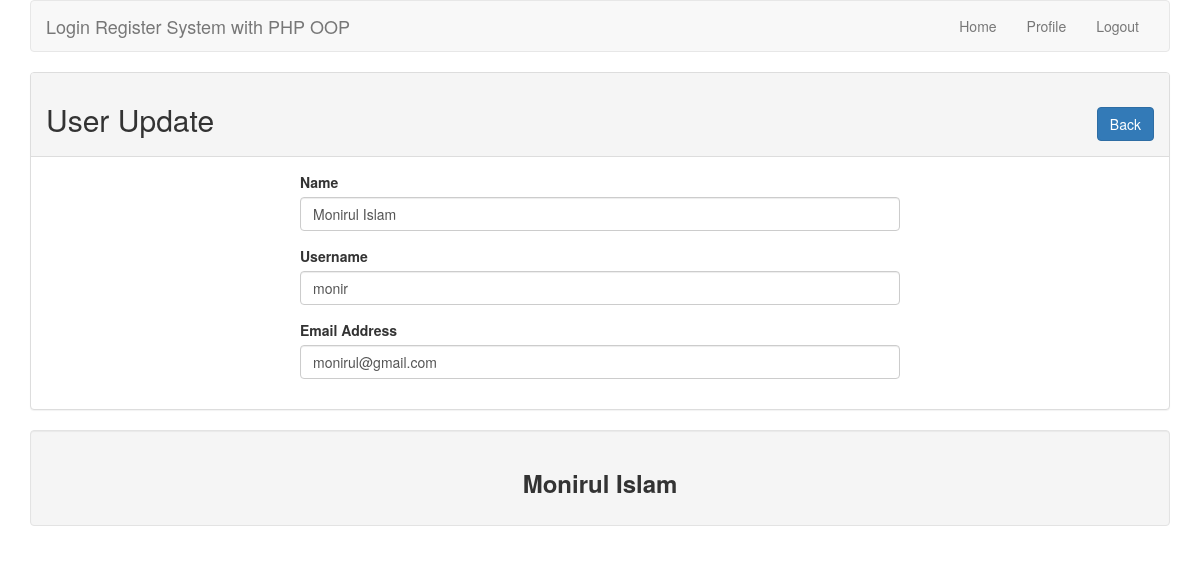
The app's page /profile.php?p=7 (signed in) with its own data.
### tables this page shows
CREATE TABLE `tbl_user` (
  `id` int(11) NOT NULL,
  `name` varchar(255) NOT NULL,
  `username` varchar(255) NOT NULL,
  `email` varchar(255) NOT NULL,
  `password` varchar(255) NOT NULL
);

### lib/User.php (called while the page is built, shortened)
<?php
	include 'Database.php';
	class User {
		private $db;
		public function __construct() {
			$this->db = new Database();
		}
		public function getProfileData( $profileID ) {
			$sql = "SELECT * FROM tbl_user WHERE id= :profileID";
			$query = $this->db->pdo->prepare($sql);
			$query->bindValue( ':profileID', $profileID );
			$query->execute();
			$result = $query->fetch(PDO::FETCH_OBJ);
			return $result;
		}
	}

### lib/Database.php (called while the page is built)
<?php
	class Database {
		private $hostdb = "localhost";
		private $userdb = "root";
		private $passdb = "";
		private $namedb = "oop_lr";
		public $pdo;
		public function __construct() {
			if ( !isset($this->pdo)) {
				try {
					$link = new PDO("mysql:host=".$this->hostdb.";dbname=".$this->namedb, $this->userdb, $this->passdb );
					$link->setAttribute(PDO::ATTR_ERRMODE, PDO::ERRMODE_EXCEPTION);
					$link->exec("SET CHARACTER SET utf8");
					$this->pdo = $link;
				} catch (PDOException $e) {
					die("Failed to connect with Databaee".$e->getMessage());
				}
			}
		}
	}

### profile.php (the view, shortened to what this page needs)
<?php
	include 'inc/header.php';
	include 'lib/User.php';
	$user = new User();
	if( isset($_GET['p']) ) {
		$profileID = $_GET['p'];
	}
?>
	<div class="panel panel-default">
		<div class="panel-heading">
			<h2>User Update <span class="pull-right"><a class="btn btn-primary" href="index.php">Back</a></span></h2>
		</div>
		<div class="panel-body">
			<?php
				$profileData = $user->getProfileData($profileID);
				if( $profileData ) {
			?>
			<form action="" method="POST" style="max-width: 600px; margin: 0 auto">
				<div class="form-group">
				    <label for="name">Name</label>
				    <input type="text" class="form-control" id="name" name="name" placeholder="Enter your name" value="<?php echo $profileData->name; ?>">
				</div>
				<div class="form-group">
				    <label for="username">Username</label>
				    <input type="text" class="form-control" id="username" name="username" placeholder="Enter your username" value="<?php echo $profileData->username; ?>">
				</div>
				<div class="form-group">
				    <label for="email">Email Address</label>
				    <input type="email" class="form-control" id="email" name="email" placeholder="Enter email address" value="<?php echo $profileData->email; ?>">
				</div>
			</form>
			<?php } ?>
		</div>
	</div>
<?php include_once 'inc/footer.php'; ?>

### records on screen
tbl_user: name "Monirul Islam", username "monir", email "monirul@gmail.com"
